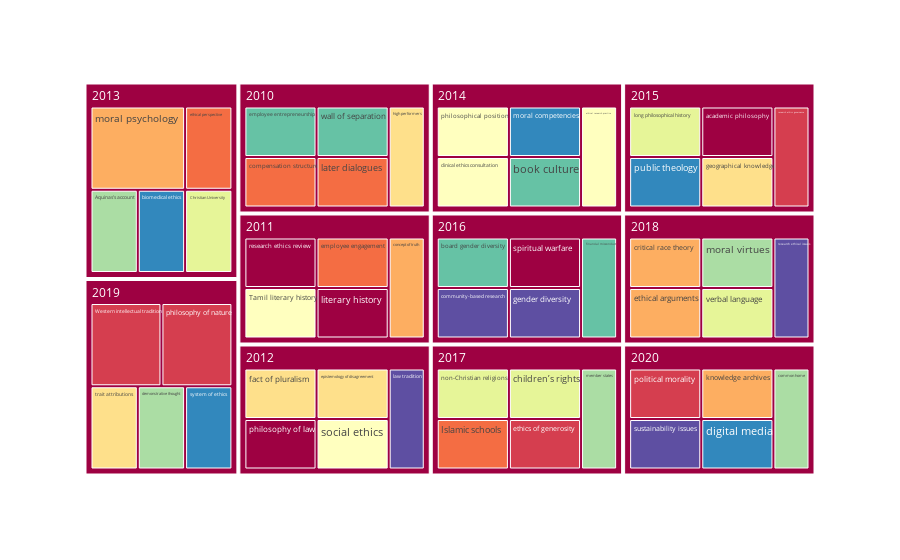

Notebook code cell kept with this figure:
### Markdown cell above
## 4. Trend analysis - 'emerging' new topics each year

In this section we will look at the concept distribution over the years. In particular, we will focus on the 'new' concepts in each year - i.e. concepts that have never appeared in previous years. 

This can be easily achieved by adding a new column `first_year`, marking the earliest publication year a concept was found in.

### Code cell
# enrich initial dataframe by adding 'first_year' 
concepts["first_year"] = concepts.groupby('concept')['year'].transform('min')
concepts_unique = concepts.drop_duplicates("concept")[['concept', 'frequency', 'score_avg', 'first_year']]

#@markdown ## Emerging concepts: parameters
#@markdown Start year of the publications/concepts to include
YEAR_START = 2010 #@param {type:"integer"}
#@markdown How many 'emerging' concepts to retain, for each year
CONCEPTS_PER_YEAR = 5 #@param {type:"integer"}


#
# note: we reuse the freq/score threasholds above in order to focus on concepts of interest
emerging_concepts = concepts_unique.query(f"""first_year >= {YEAR_START}""")\
                    .query(f"""frequency >= {FREQ_MIN} & frequency <= {FREQ_MAX} & score_avg >= {SCORE_MIN} """)\
                    .sort_values(["score_avg", "frequency"], ascending=False)\
                    .groupby("first_year").head(CONCEPTS_PER_YEAR)

px.treemap(emerging_concepts,
           path=['first_year', 'concept'],
           values='frequency',
           color="concept",
           color_discrete_sequence=px.colors.diverging.Spectral,
           height=600,
          )

### Figure 1 — Plotly figure (JSON) as saved in the notebook; plotly's stock layout.template omitted (floating-point values rounded to 4 significant figures)
{"data": [{"branchvalues": "total", "customdata": [["research ethics review"], ["political morality"], ["ethical perspective"], ["critical race theory"], ["fact of pluralism"], ["philosophical position"], ["non-Christian religions"], ["Aquinas’s account"], ["board gender diversity"], ["biomedical ethics"], ["community-based research"], ["spiritual warfare"], ["Western intellectual tradition"], ["Islamic schools"], ["ethical arguments"], ["trait attributions"], ["clinical ethics consultation"], ["children’s rights"], ["demonstrative thought"], ["employee entrepreneurship"], ["moral competencies"], ["sustainability issues"], ["philosophy of law"], ["ethics of generosity"], ["compensation structure"], ["moral psychology"], ["epistemology of disagreement"], ["Tamil literary history"], ["long philosophical history"], ["member states"], ["wall of separation"], ["public theology"], ["gender diversity"], ["academic philosophy"], ["philosophy of nature"], ["employee engagement"], ["knowledge archives"], ["geographical knowledge"], ["social ethics"], ["Christian University"], ["moral virtues"], ["book culture"], ["digital media"], ["law tradition"], ["literary history"], ["research ethics governance"], ["later dialogues"], ["concept of truth"], ["high performers"], ["ethical research practice"], ["verbal language"], ["common home"], ["financial misconduct"], ["system of ethics"], ["research ethical issues"], ["(?)"], ["(?)"], ["(?)"], ["(?)"], ["(?)"], ["(?)"], ["(?)"], ["(?)"], ["(?)"], ["(?)"], ["(?)"]], "domain": {"x": [0, 1], "y": [0, 1]}, "hovertemplate": "labels=%{label}<br>frequency=%{value}<br>parent=%{parent}<br>id=%{id}<br>concept=%{customdata[0]}<extra></extra>", "ids": ["2011/research ethics review", "2020/political morality", "2013/ethical perspective", "2018/critical race theory", "2012/fact of pluralism", "2014/philosophical position", "2017/non-Christian religions", "2013/Aquinas’s account", "2016/board gender diversity", "2013/biomedical ethics", "2016/community-based research", "2016/spiritual warfare", "2019/Western intellectual tradition", "2017/Islamic schools", "2018/ethical arguments", "2019/trait attributions", "2014/clinical ethics consultation", "2017/children’s rights", "2019/demonstrative thought", "2010/employee entrepreneurship", "2014/moral competencies", "2020/sustainability issues", "2012/philosophy of law", "2017/ethics of generosity", "2010/compensation structure", "2013/moral psychology", "2012/epistemology of disagreement", "2011/Tamil literary history", "2015/long philosophical history", "2017/member states", "2010/wall of separation", "2015/public theology", "2016/gender diversity", "2015/academic philosophy", "2019/philosophy of nature", "2011/employee engagement", "2020/knowledge archives", "2015/geographical knowledge", "2012/social ethics", "2013/Christian University", "2018/moral virtues", "2014/book culture", "2020/digital media", "2012/law tradition", "2011/literary history", "2015/research ethics governance", "2010/later dialogues", "2011/concept of truth", "2010/high performers", "2014/ethical research practice", "2018/verbal language", "2020/common home", "2016/financial misconduct", "2019/system of ethics", "2018/research ethical issues", "2010", "2011", "2012", "2013", "2014", "2015", "2016", "2017", "2018", "2019", "2020"], "labels": ["research ethics review", "political morality", "ethical perspective", "critical race theory", "fact of pluralism", "philosophical position", "non-Christian religions", "Aquinas’s account", "board gender diversity", "biomedical ethics", "community-based research", "spiritual warfare", "Western intellectual tradition", "Islamic schools", "ethical arguments", "trait attributions", "clinical ethics consultation", "children’s rights", "demonstrative thought", "employee entrepreneurship", "moral competencies", "sustainability issues", "philosophy of law", "ethics of generosity", "compensation structure", "moral psychology", "epistemology of disagreement", "Tamil literary history", "long philosophical history", "member states", "wall of separation", "public theology", "gender diversity", "academic philosophy", "philosophy of nature", "employee engagement", "knowledge archives", "geographical knowledge", "social ethics", "Christian University", "moral virtues", "book culture", "digital media", "law tradition", "literary history", "research ethics governance", "later dialogues", "concept of truth", "high performers", "ethical research practice", "verbal language", "common home", "financial misconduct", "system of ethics", "research ethical issues", "2010", "2011", "2012", "2013", "2014", "2015", "2016", "2017", "2018", "2019", "2020"], "marker": {"colors": ["rgb(158,1,66)", "rgb(213,62,79)", "rgb(244,109,67)", "rgb(253,174,97)", "rgb(254,224,139)", "rgb(255,255,191)", "rgb(230,245,152)", "rgb(171,221,164)", "rgb(102,194,165)", "rgb(50,136,189)", "rgb(94,79,162)", "rgb(158,1,66)", "rgb(213,62,79)", "rgb(244,109,67)", "rgb(253,174,97)", "rgb(254,224,139)", "rgb(255,255,191)", "rgb(230,245,152)", "rgb(171,221,164)", "rgb(102,194,165)", "rgb(50,136,189)", "rgb(94,79,162)", "rgb(158,1,66)", "rgb(213,62,79)", "rgb(244,109,67)", "rgb(253,174,97)", "rgb(254,224,139)", "rgb(255,255,191)", "rgb(230,245,152)", "rgb(171,221,164)", "rgb(102,194,165)", "rgb(50,136,189)", "rgb(94,79,162)", "rgb(158,1,66)", "rgb(213,62,79)", "rgb(244,109,67)", "rgb(253,174,97)", "rgb(254,224,139)", "rgb(255,255,191)", "rgb(230,245,152)", "rgb(171,221,164)", "rgb(102,194,165)", "rgb(50,136,189)", "rgb(94,79,162)", "rgb(158,1,66)", "rgb(213,62,79)", "rgb(244,109,67)", "rgb(253,174,97)", "rgb(254,224,139)", "rgb(255,255,191)", "rgb(230,245,152)", "rgb(171,221,164)", "rgb(102,194,165)", "rgb(50,136,189)", "rgb(94,79,162)", "rgb(158,1,66)", "rgb(158,1,66)", "rgb(158,1,66)", "rgb(158,1,66)", "rgb(158,1,66)", "rgb(158,1,66)", "rgb(158,1,66)", "rgb(158,1,66)", "rgb(158,1,66)", "rgb(158,1,66)", "rgb(158,1,66)"]}, "name": "", "parents": ["2011", "2020", "2013", "2018", "2012", "2014", "2017", "2013", "2016", "2013", "2016", "2016", "2019", "2017", "2018", "2019", "2014", "2017", "2019", "2010", "2014", "2020", "2012", "2017", "2010", "2013", "2012", "2011", "2015", "2017", "2010", "2015", "2016", "2015", "2019", "2011", "2020", "2015", "2012", "2013", "2018", "2014", "2020", "2012", "2011", "2015", "2010", "2011", "2010", "2014", "2018", "2020", "2016", "2019", "2018", "", "", "", "", "", "", "", "", "", "", ""], "type": "treemap", "values": [2, 2, 2, 2, 2, 2, 2, 2, 2, 2, 2, 2, 3, 2, 2, 2, 2, 2, 2, 2, 2, 2, 2, 2, 2, 4, 2, 2, 2, 2, 2, 2, 2, 2, 3, 2, 2, 2, 2, 2, 2, 2, 2, 2, 2, 2, 2, 2, 2, 2, 2, 2, 2, 2, 2, 10, 10, 10, 12, 10, 10, 10, 10, 10, 12, 10]}], "layout": {"autosize": true, "legend": {"tracegroupgap": 0}, "margin": {"t": 60}, "treemapcolorway": ["rgb(158,1,66)", "rgb(213,62,79)", "rgb(244,109,67)", "rgb(253,174,97)", "rgb(254,224,139)", "rgb(255,255,191)", "rgb(230,245,152)", "rgb(171,221,164)", "rgb(102,194,165)", "rgb(50,136,189)", "rgb(94,79,162)"]}}
